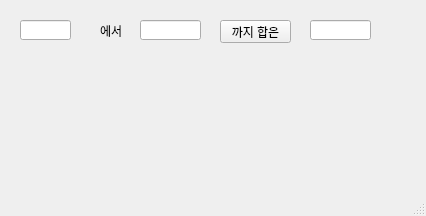
<?xml version="1.0" encoding="UTF-8"?>
<ui version="4.0">
 <class>MainWindow</class>
 <widget class="QMainWindow" name="MainWindow">
  <property name="geometry">
   <rect>
    <x>0</x>
    <y>0</y>
    <width>426</width>
    <height>216</height>
   </rect>
  </property>
  <property name="windowTitle">
   <string>MainWindow</string>
  </property>
  <widget class="QWidget" name="centralwidget">
   <widget class="QPushButton" name="pb">
    <property name="geometry">
     <rect>
      <x>220</x>
      <y>20</y>
      <width>71</width>
      <height>23</height>
     </rect>
    </property>
    <property name="text">
     <string>까지 합은</string>
    </property>
   </widget>
   <widget class="QLineEdit" name="le1">
    <property name="geometry">
     <rect>
      <x>20</x>
      <y>20</y>
      <width>51</width>
      <height>20</height>
     </rect>
    </property>
    <property name="inputMask">
     <string/>
    </property>
   </widget>
   <widget class="QLabel" name="lbl">
    <property name="geometry">
     <rect>
      <x>100</x>
      <y>20</y>
      <width>56</width>
      <height>21</height>
     </rect>
    </property>
    <property name="text">
     <string>에서</string>
    </property>
   </widget>
   <widget class="QLineEdit" name="le2">
    <property name="geometry">
     <rect>
      <x>140</x>
      <y>20</y>
      <width>61</width>
      <height>20</height>
     </rect>
    </property>
   </widget>
   <widget class="QLineEdit" name="le3">
    <property name="geometry">
     <rect>
      <x>310</x>
      <y>20</y>
      <width>61</width>
      <height>20</height>
     </rect>
    </property>
   </widget>
  </widget>
  <widget class="QMenuBar" name="menubar">
   <property name="geometry">
    <rect>
     <x>0</x>
     <y>0</y>
     <width>426</width>
     <height>21</height>
    </rect>
   </property>
  </widget>
  <widget class="QStatusBar" name="statusbar"/>
 </widget>
 <resources/>
 <connections/>
</ui>
